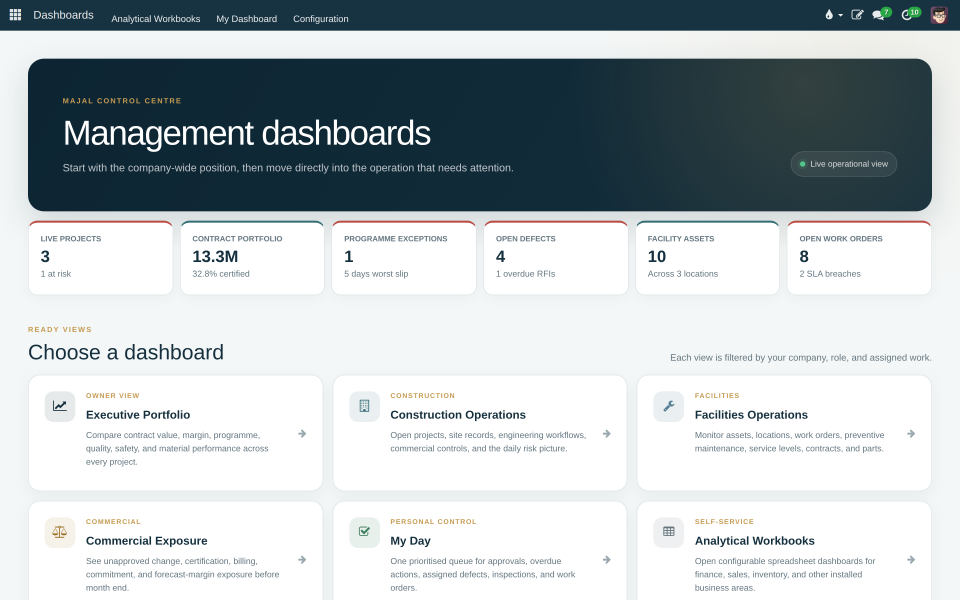
#> input picture construction-erp/marketing/assets/img/raw/shot-dashboard.png, 2880 x 1800 px (shown at 1/3 size)
$ python prepare_images.py
#> lines starting #> are read from the running program, lines starting #| are printed output that depends on the picture
"""Crop the real product screenshots into placement-ready assets.

Source: construction-erp/website/assets/img/  (copied, never linked across)
Output: construction-erp/marketing/assets/img/

Every crop preserves the source aspect ratio of the region taken — nothing is
stretched. Crops exist only to remove dead space below the content, never to
remove a caveat or change what the screen says.
"""

import os
import shutil

from PIL import Image

HERE = os.path.dirname(os.path.abspath(__file__))
ROOT = os.path.dirname(HERE)
SRC = os.path.abspath(os.path.join(ROOT, "..", "website", "assets", "img"))
RAW = os.path.join(ROOT, "assets", "img", "raw")
OUT = os.path.join(ROOT, "assets", "img")

# name -> (source, crop box in source pixels or None for the whole frame)
# Boxes were chosen after opening each source file and looking at it.
CROPS = {
    # Executive dashboard: hero band + the six portfolio KPI tiles + the top
    # row of "choose a dashboard" cards. Cuts the fold, keeps the substance.
    "dashboard": ("shot-dashboard.png", (0, 0, 2880, 1500)),
    # Commercial exposure: everything down to the end of the by-project table.
    "exposure": ("shot-exposure.png", (0, 0, 2880, 1480)),
    # Just the four portfolio tiles + the unapproved-variations banner.
    "exposure-tiles": ("shot-exposure.png", (270, 255, 2620, 660)),
    # "Waiting for a signature" table on its own.
    "exposure-waiting": ("shot-exposure.png", (270, 680, 2620, 1030)),
    # Approval inbox: header, search facet and the grouped row. Below that the
    # screen is empty, so the crop stops there.
    "approval-inbox": ("shot-approval-inbox.png", (0, 0, 2880, 500)),
    # My Day: greeting, count line and the one live row.
    "my-day": ("shot-my-day.png", (0, 0, 2880, 450)),
    # BOQ register: header bar and both bills.
    "boq": ("shot-boq.png", (0, 0, 2880, 500)),
    # BIM: the 3D canvas plus the class legend, identical box in all three so
    # the before/after pair is genuinely comparable.
    "bim-original": ("shot-bim-original.png", (330, 320, 800, 800)),
    "bim-viewer": ("shot-bim-viewer.png", (330, 320, 800, 800)),
    "bim-legend": ("shot-bim-legend.png", (330, 320, 800, 800)),
    # BIM viewer with its own chrome — toolbar, mode control, side panel.
    "bim-full": ("shot-bim-viewer.png", (0, 45, 1440, 900)),
    # Arabic RTL, full frame down to the end of the by-project table.
    "rtl-arabic": ("shot-rtl-arabic.png", (0, 0, 2880, 1480)),
    # Arabic KPI tiles alone — reads at poster scale.
    "rtl-tiles": ("shot-rtl-arabic.png", (270, 120, 2620, 530)),
    # The phone. Full frame; it is already a 390 px viewport capture.
    "defect-mobile": ("shot-defect-mobile.png", None),
}

# NOT USED, and why. shot-asset-tag.png does not show an asset record with its
# QR/NFC tag — it shows an Odoo "Missing Action" error dialog for
# facility_asset.action_facility_equipment. Placing it would be showing a
# broken screen, so the asset-tag story is carried by typography instead.
UNUSED = {
    "shot-asset-tag.png": "shows a Missing Action error dialog, not an asset record",
}


def main():
    os.makedirs(RAW, exist_ok=True)
    os.makedirs(OUT, exist_ok=True)

    for fn in sorted(os.listdir(SRC)):
        if fn.endswith(".png"):
            shutil.copy2(os.path.join(SRC, fn), os.path.join(RAW, fn))

    for name, (src, box) in CROPS.items():
        im = Image.open(os.path.join(RAW, src)).convert("RGB")
#> im is the input picture: PIL image 2880x1800 RGB; mean R, G, B 181.9, 189.6, 192.7
        if box:
            im = im.crop(box)
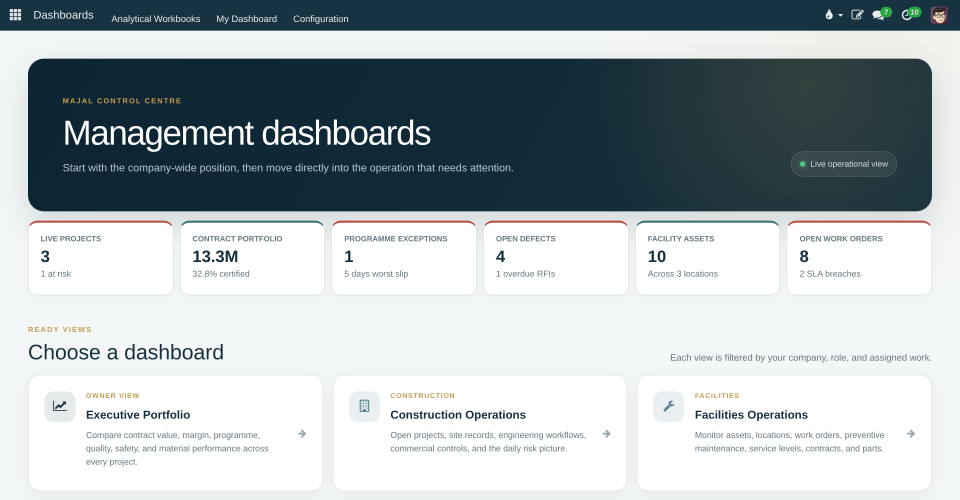
#> im: PIL image 2880x1500 RGB (shown at 1/3 size); mean R, G, B 168.9, 178, 181.7
        out = os.path.join(OUT, name + ".png")
        im.save(out, optimize=True)
        print("%-16s %-24s %s" % (name, "%d x %d" % im.size, src))
#| dashboard        2880 x 1500              shot-dashboard.png
#> pass 2 of the loop in main, `for name, (src, box) in CROPS.items():`:
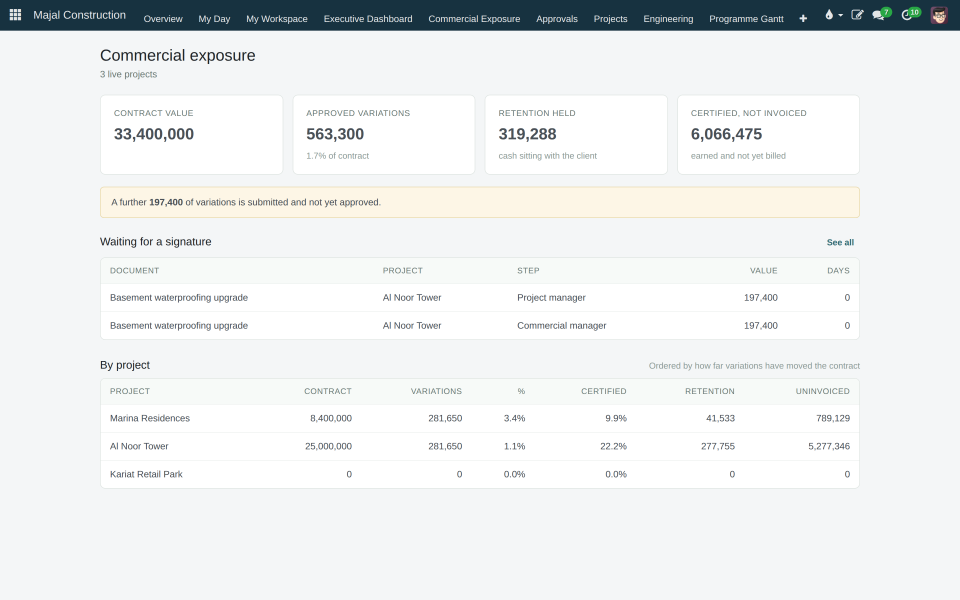
#> input picture construction-erp/marketing/assets/img/raw/shot-exposure.png, 2880 x 1800 px (shown at 1/3 size)
#> in main, im is the input picture: PIL image 2880x1800 RGB; mean R, G, B 234.5, 237, 237.3
#> in main, `im = im.crop(box)`:
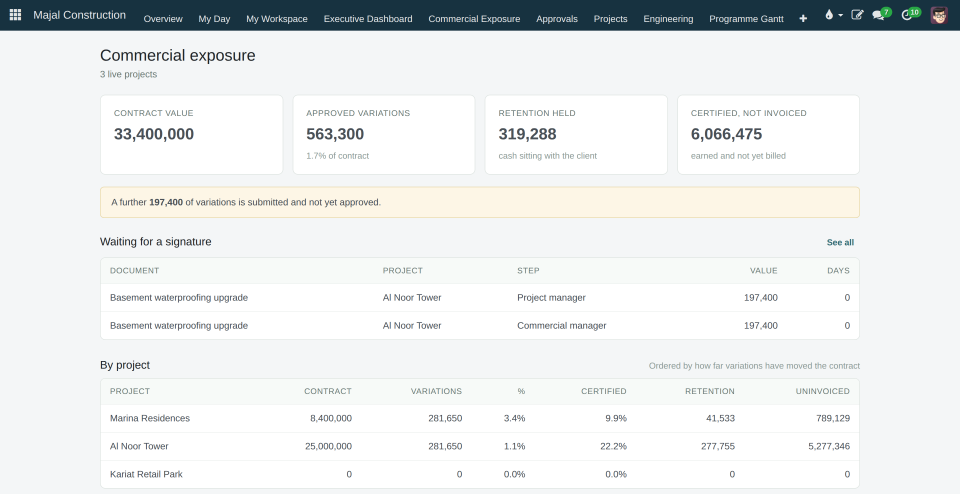
#> im: PIL image 2880x1480 RGB (shown at 1/3 size); mean R, G, B 232.4, 235, 235.2
#| exposure         2880 x 1480              shot-exposure.png

    for fn, why in UNUSED.items():
        print("SKIPPED  %-24s %s" % (fn, why))


if __name__ == "__main__":
#> (the run stopped early here; a loop or call above may not have finished)
